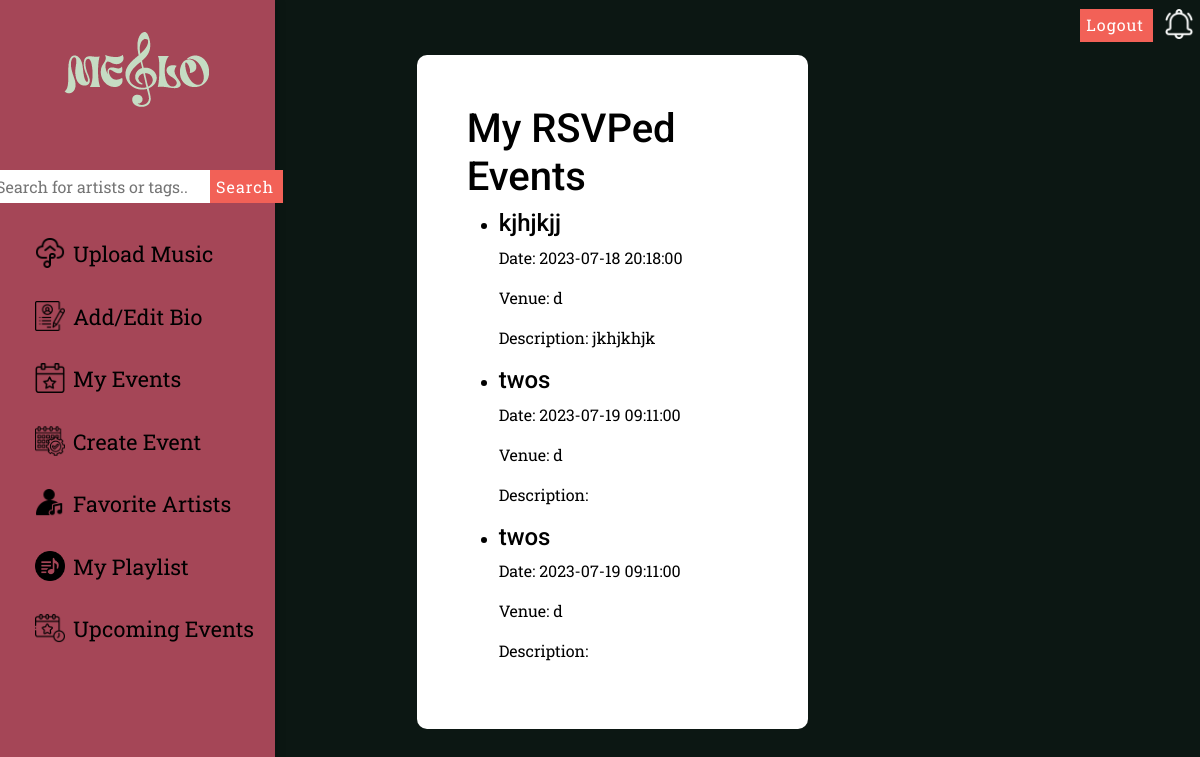
Screenshot of /my-rsvp-events (signed in) with the database file from the repository.
### models.py (models this page shows, shortened)
class Event(db.Model):
    event_id = db.Column(db.Integer, primary_key=True)
    event_title = db.Column(db.String(80), nullable=False)
    event_date = db.Column(db.DateTime, nullable=False)
    event_venue = db.Column(db.String(80), nullable=False)
    description = db.Column(db.Text, nullable=False)
    artist_id = db.Column(db.Integer, db.ForeignKey('artist.user_id'))
    user_events = db.relationship('UserEvent', backref='event', lazy=True)

### app.py (the view)
@app.route('/my-rsvp-events', methods=['GET'])
def my_rsvp_events():
    user_id = current_user.id
    user_events = UserEvent.query.filter_by(user_id=user_id).all()
    event_ids = [ue.event_id for ue in user_events]
    events = Event.query.filter(Event.event_id.in_(event_ids)).order_by(Event.event_date).all()
    notifications = get_notifications()
    return render_template('my_rsvp_events.html', events=events, notifications=notifications)

### app.py (called while the page is built)
@login_manager.user_loader
def load_user(user_id):
    return User.query.get(int(user_id))

def get_notifications():
    return Notification.query.filter_by(user_id=current_user.id).order_by(Notification.timestamp.desc()).all()

### templates/my_rsvp_events.html (shortened to what this page needs)
{% extends 'base.html' %}
{% block extra_links %}
<link rel="stylesheet" href="../static/upload.css" />
{% endblock %}
{% block content %}
<main class="rsvp-page">
  <div class="box">
    <div class="box-content">
      <h1>My RSVPed Events</h1>
      {% if events %}
      <div class="uploaded-songs">
          <ul>
              {% for event in events %}
              <li>
                  <h2>{{ event.event_title }}</h2>
                  <p>Date: {{ event.event_date }}</p>
                  <p>Venue: {{ event.event_venue }}</p>
                  <p>Description: {{ event.description }}</p>
              </li>
              {% endfor %}
          </ul>
      </div>
      {% else %}
      <p>You have not RSVPed to any events.</p>
      {% endif %}
    </div>
  </div>
</main>
{% endblock %}

### static/upload.css (style rules this page uses)
body { background-color: #0C1713; color: black; margin-left: 25px; display: grid; grid-template-columns: repeat(6,1fr); grid-auto-rows: auto; font-family: 'Roboto Slab', serif; background-repeat: no-repeat; background-attachment: fixed; background-size: 100% 100%; }
h1 { font-family: 'Roboto', sans-serif; }
h2 { font-family: 'Roboto', sans-serif; font-size: revert; }
.upload-page, .rsvp-page, .view-events-page { grid-column: 3/5; }
.box { position: relative; padding: 50px 50px; background: #fff; border-radius: 10px; margin-top: 55px; }

### rows the page displays
Event: event_title "kjhjkjj", event_date "2023-07-18 20:18:00", event_venue "d", description "jkhjkhjk"
Event: event_title "twos", event_date "2023-07-19 09:11:00", event_venue "d"
Event: event_title "twos", event_date "2023-07-19 09:11:00", event_venue "d"
